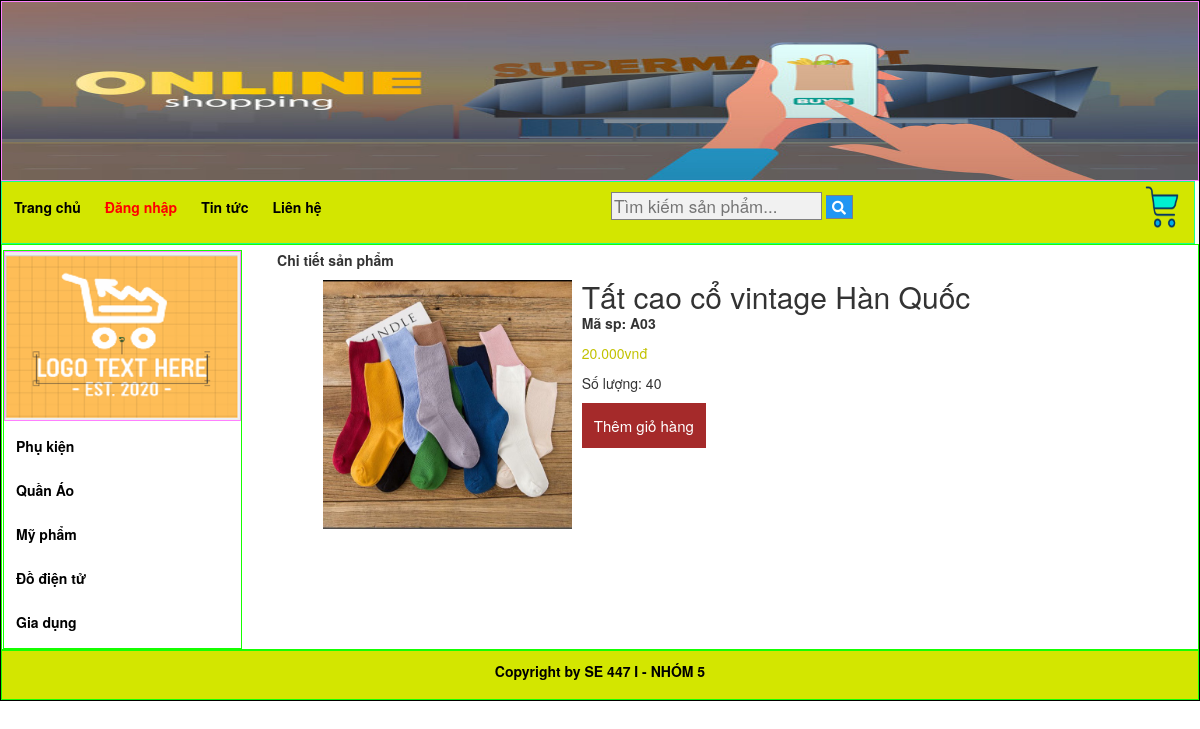
The app's page /index.php?quanly=sanpham&id=9 with its own data.
### tables this page shows
CREATE TABLE `danhmuc` (
  `id_danhmuc` int(11) NOT NULL,
  `tendanhmuc` varchar(100) NOT NULL,
  `thutu` int(11) NOT NULL
);

CREATE TABLE `sanpham` (
  `id_sanpham` int(11) NOT NULL,
  `tensanpham` varchar(250) NOT NULL,
  `masp` varchar(100) NOT NULL,
  `giasp` varchar(50) NOT NULL,
  `soluong` int(11) NOT NULL,
  `hinhanh` varchar(50) NOT NULL,
  `tomtat` text NOT NULL,
  `noidung` text NOT NULL,
  `tinhtrang` int(11) NOT NULL,
  `id_danhmuc` int(11) NOT NULL
);

### pages/main/sanpham.php (the view)
<p> <b>Chi tiết sản phẩm</b> </p>
<?php
	$sql_chitiet = "SELECT * FROM sanpham,danhmuc WHERE sanpham.id_danhmuc=danhmuc.id_danhmuc AND sanpham.id_sanpham='$_GET[id]' LIMIT 1";
	$query_chitiet = mysqli_query($mysqli,$sql_chitiet);
	while($row_chitiet = mysqli_fetch_array($query_chitiet)){
?>
<div class="wrapper_chitiet">
	<div class="hinhanh_sanpham">
		<img width="100%" src="admincp/modules/quanlysp/uploads/<?php echo $row_chitiet['hinhanh'] ?>">
	</div>
	<form method="POST" action="pages/main/themgiohang.php?idsanpham=<?php echo $row_chitiet['id_sanpham'] ?>" onclick="return confirm('Bạn có muốn thêm sản phẩm vào giỏ hàng');">
		<div class="chitiet_sanpham">
			<h2 style="margin:0"><?php echo $row_chitiet['tensanpham'] ?></h3>
			<p style="font-weight:bold;">Mã sp: <?php echo $row_chitiet['masp'] ?></p>
			<p style="color: #c2c200;"><?php echo number_format($row_chitiet['giasp'],0,',','.').'vnđ' ?></p>
			<p>Số lượng: <?php echo $row_chitiet['soluong'] ?></p>
			<p><input class="themgiohang" name="themgiohang" type="submit" value="Thêm giỏ hàng"></p>
		</div>
	</form>
</div>
<?php
}
?>

### pages/sidebar/sidebar.php
<div class="sidebar">
				<div class="logo"></div>
				<ul class="list_sidebar">
					<?php
						$sql_danhmuc = "SELECT * FROM danhmuc ORDER BY id_danhmuc DESC";
						$query_danhmuc = mysqli_query($mysqli,$sql_danhmuc);
						while($row = mysqli_fetch_array($query_danhmuc)){
					?>
					<li><a href="index.php?quanly=danhmucsanpham&id=<?php echo $row['id_danhmuc'] ?>"><?php echo $row['tendanhmuc'] ?></a></li>
					<?php
					}
					?>
				</ul>
			</div>

### css/style.css (style rules this page uses)
.logo { background-image: url("../images/logo.png"); background-repeat: no-repeat; background-size: 100% 100%; border:1px solid #ff80ff; height: 170px; }
.wrapper_chitiet { height: auto; width: 90%; margin:0 auto; }
.hinhanh_sanpham { float: left; width: 30%; }
.chitiet_sanpham { float: left; width: 49%; margin:0 10px; }
input.themgiohang { border: none; background: brown; color: #fff; padding: 12px; font-size: 15px; cursor: pointer; }
.sidebar { border:1px solid #15ff00; height: 100%; width: 20%; margin-top:5px; margin-left:1px; float: left; }
ul.list_sidebar { padding: 0; margin: 0; width: 100%; border: 1px solid #; list-style: none; line-height: 27px; }
ul.list_sidebar li a { text-decoration: none; text-align: left; color: black; display: block; font-weight: bold; }
ul.list_sidebar li { margin: 7px; padding: 5px; }

### records on screen
danhmuc: tendanhmuc "Phụ kiện"
danhmuc: tendanhmuc "Quần Áo"
danhmuc: tendanhmuc "Mỹ phẩm"
danhmuc: tendanhmuc "Đồ điện tử"
danhmuc: tendanhmuc "Gia dụng"
sanpham: hinhanh (picture), tensanpham "Tất cao cổ vintage Hàn Quốc", masp "A03", giasp "20.000", soluong "40"
